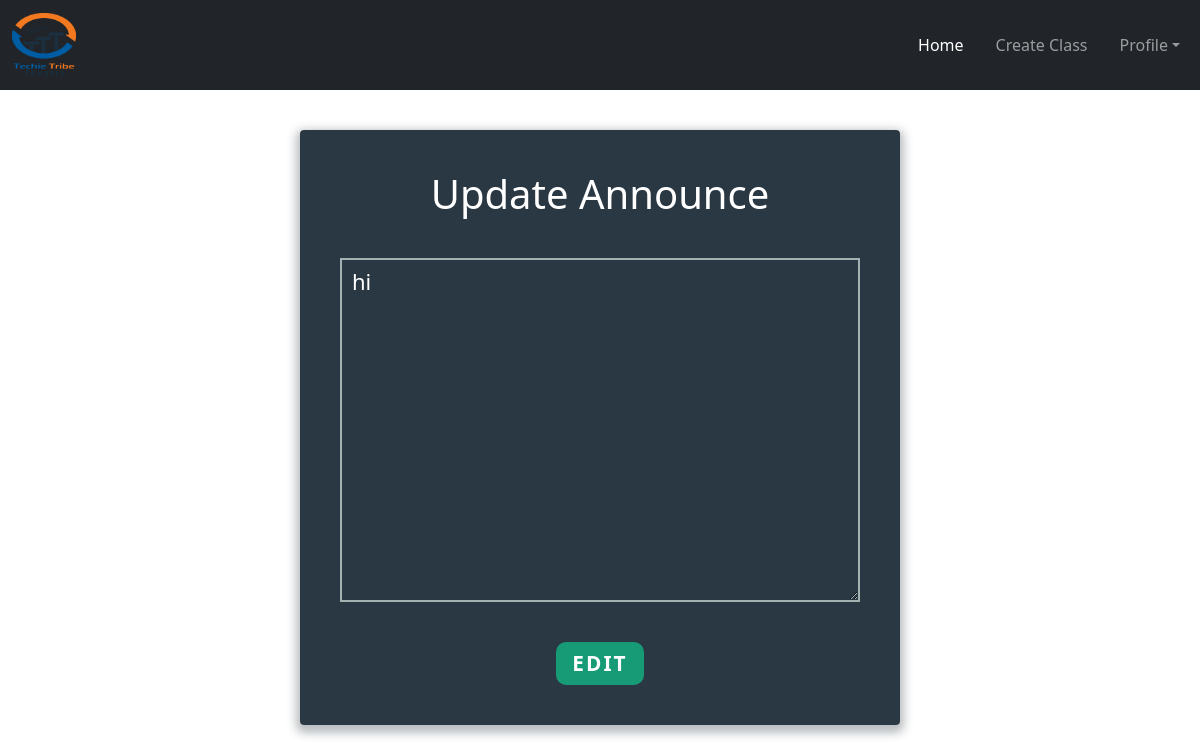
Page /teacher/editlist/23/ on the earlier database version.
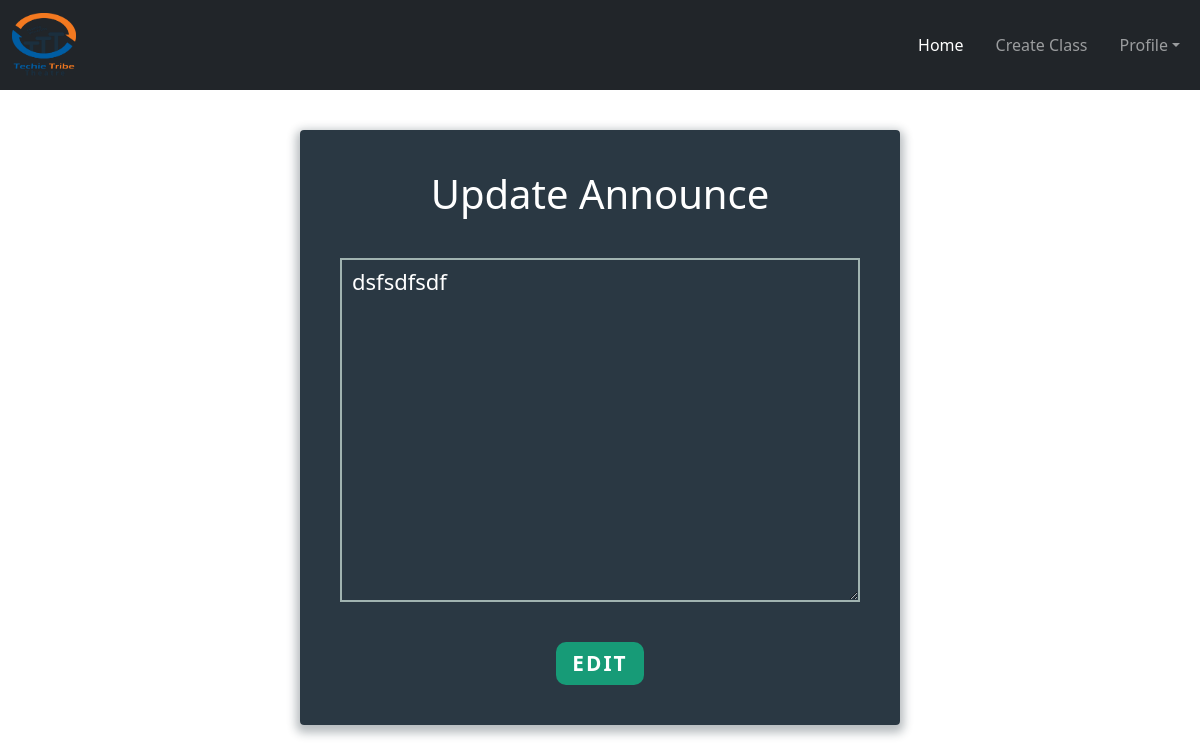
Same page on the later database version.
### teacher/models.py (models this page shows)
class Announcement(models.Model):
    user = models.ForeignKey(User, on_delete=models.CASCADE)
    classview = models.ForeignKey(CreateClass, on_delete=models.CASCADE)
    text = models.TextField()

### teacher/views.py (the view, shortened to what this page needs)
# urls.py: path('editlist/<int:id>/', EditAnnouceView.as_view(), name='editlist'),
class EditAnnouceView(View):
    def get(self, request, id):
        mywork = Announcement.objects.get(pk=id)
        form = AnnouncementForm(instance=mywork)
        return render(request, 'editlist.html', {'form': form})

### teacher/forms.py
class AnnouncementForm(forms.ModelForm):
    class Meta:
        model = Announcement
        fields = ['text']

### teacher/templates/editlist.html (shortened to what this page needs)
{% extends 'base_teacher.html' %} <br />
{% load static %} <br>
{% block content %}
<link rel="stylesheet" href="{% static 'css/form.css' %}">
<div class="form">
    <div class="tab-content">
      <div id="signup">
        <h1>Update Announce</h1>
        <form action="" method="post" enctype="multipart/form-data">
          {% for fm in form %}
          <div class="field-wrap">
              {{fm}}
          </div>
          {% endfor %}
        <div class='text-center'>
        <button type="submit" class="button button-block"/>Edit</button>
      </div>
        </form>
      </div>
    </div>
</div>
{% endblock content %}

Differences in the rows shown:
changed Announcement: text "hi" → "dsfsdfsdf"
